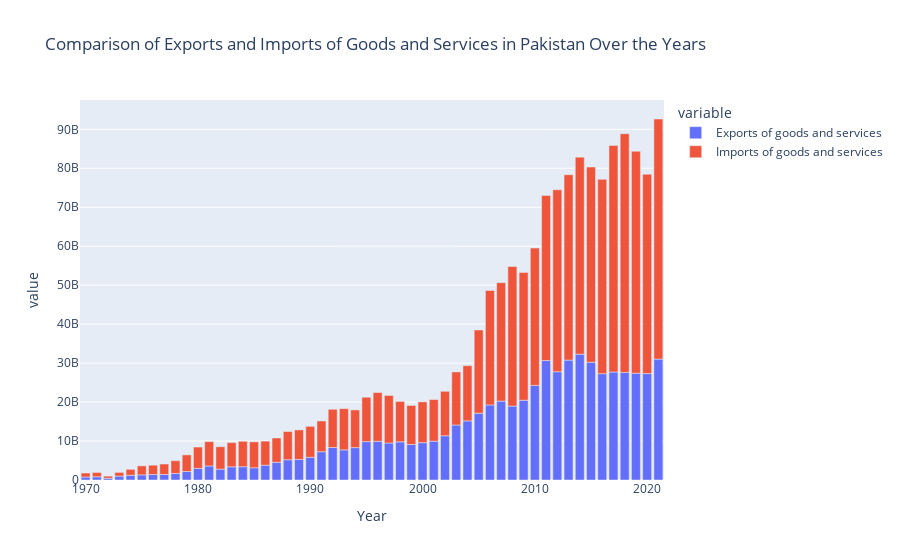

The notebook cell saved with this chart:
### Markdown cell above
## **Import & Export Comparison**

### Code cell
# compare exports and imports
fig = px.bar(pakistan_data, x='Year', y=['Exports of goods and services', 'Imports of goods and services'],
              title='Comparison of Exports and Imports of Goods and Services in Pakistan Over the Years')

# Show the plot
fig.show()
